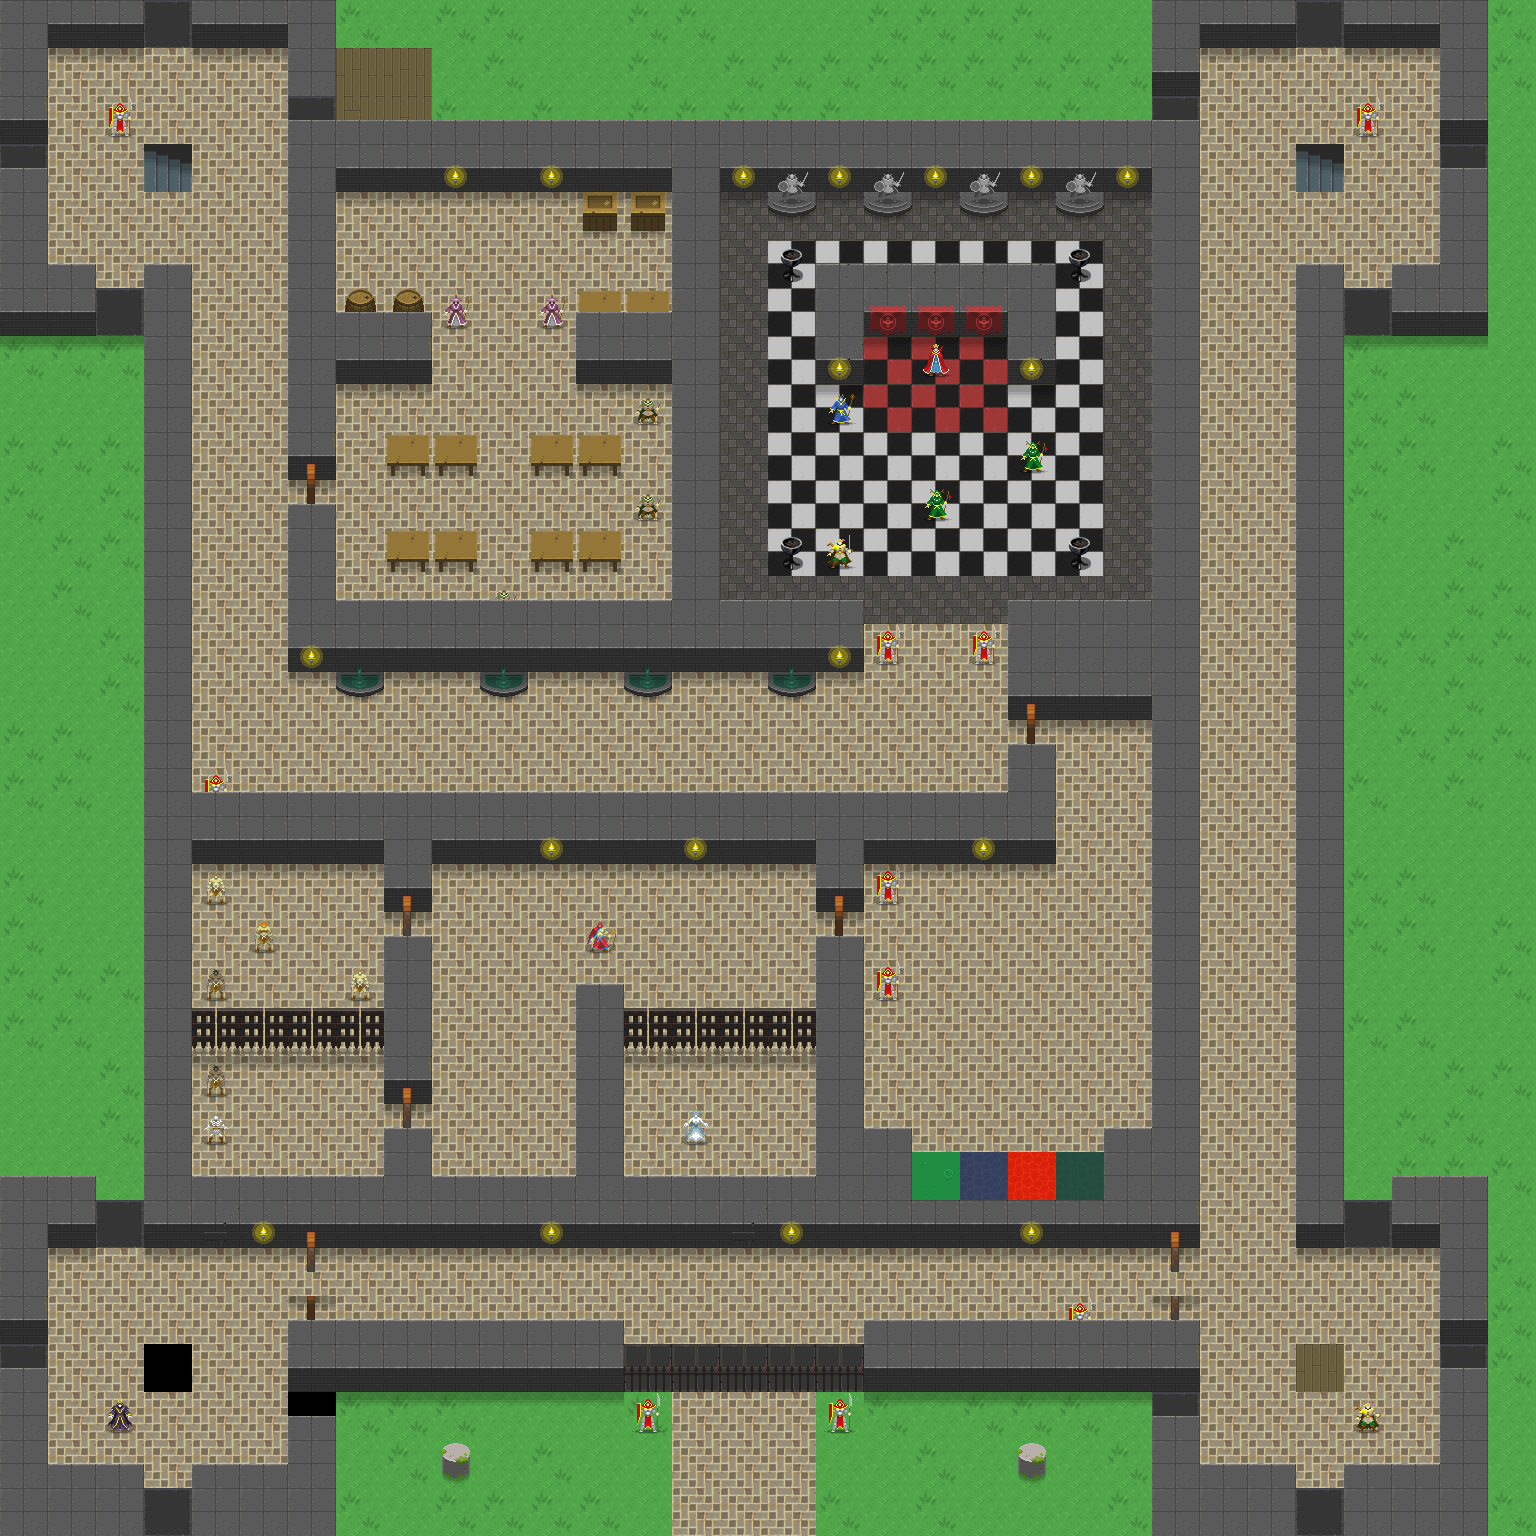

A level layout from a 2D game, rendered from its tile map. Below: a short description, then the map file with tile-grid data replaced by summaries:
An orthogonal 32x32 tile map with 48x48 px tiles, 10 tile layers (floor, floor 2, props, creature, ...), 2 tilesets and 37 objects (30x FRIENDLY, 2x portal).

<map version="1.0" tiledversion="1.1.5" orientation="orthogonal" renderorder="right-down" width="32" height="32" tilewidth="48" tileheight="48" infinite="0" nextobjectid="18">
 <properties>
  <property name="startX" value="0" />
  <property name="startY" value="0" />
 </properties>
 <tileset firstgid="1" name="terrain" tilewidth="48" tileheight="48" tilecount="760" columns="20">
  <image source="uf_terrain.png" width="960" height="1824" />
  <tile id="115">
   <animation>
    <frame tileid="115" duration="500" />
    <frame tileid="116" duration="500" />
    <frame tileid="117" duration="500" />
    <frame tileid="118" duration="500" />
   </animation>
  </tile>
  <tile id="135">
   <animation>
    <frame tileid="135" duration="500" />
    <frame tileid="136" duration="500" />
    <frame tileid="137" duration="500" />
    <frame tileid="138" duration="500" />
   </animation>
  </tile>
  <tile id="155">
   <animation>
    <frame tileid="155" duration="500" />
    <frame tileid="156" duration="500" />
    <frame tileid="157" duration="500" />
    <frame tileid="158" duration="500" />
   </animation>
  </tile>
  <tile id="175">
   <animation>
    <frame tileid="175" duration="500" />
    <frame tileid="176" duration="500" />
    <frame tileid="177" duration="500" />
    <frame tileid="178" duration="500" />
   </animation>
  </tile>
  <tile id="195">
   <animation>
    <frame tileid="195" duration="300" />
    <frame tileid="196" duration="300" />
    <frame tileid="197" duration="300" />
    <frame tileid="198" duration="300" />
   </animation>
  </tile>
  <tile id="215">
   <animation>
    <frame tileid="215" duration="500" />
    <frame tileid="216" duration="500" />
    <frame tileid="217" duration="500" />
    <frame tileid="218" duration="500" />
   </animation>
  </tile>
  <tile id="621">
   <animation>
    <frame tileid="621" duration="200" />
    <frame tileid="622" duration="200" />
   </animation>
  </tile>
  <tile id="644">
   <animation>
    <frame tileid="644" duration="200" />
    <frame tileid="645" duration="200" />
   </animation>
  </tile>
  <tile id="664">
   <animation>
    <frame tileid="664" duration="200" />
    <frame tileid="665" duration="200" />
   </animation>
  </tile>
  <tile id="672">
   <animation>
    <frame tileid="672" duration="750" />
    <frame tileid="673" duration="750" />
   </animation>
  </tile>
  <tile id="674">
   <animation>
    <frame tileid="674" duration="750" />
    <frame tileid="675" duration="750" />
   </animation>
  </tile>
 </tileset>
 <tileset firstgid="761" name="heroes" tilewidth="48" tileheight="48" tilecount="560" columns="40">
  <image source="uf_heroes.png" width="1920" height="672" />
 </tileset>
 <layer name="floor" width="32" height="32">
  <data>[1024 cells, 729 non-empty, 10 distinct tile ids]</data>
 </layer>
 <layer name="floor 2" width="32" height="32">
  <data>[1024 cells, 48 non-empty, 5 distinct tile ids]</data>
 </layer>
 <layer name="props" width="32" height="32">
  <data>[1024 cells, 35 non-empty, 12 distinct tile ids]</data>
 </layer>
 <layer name="creature" width="32" height="32">
  <data>[1024 cells, 30 non-empty, 14 distinct tile ids]</data>
 </layer>
 <layer name="water_edges" width="32" height="32">
  <data>[1024 cells, 0 non-empty, 0 distinct tile ids]</data>
 </layer>
 <layer name="shadows" width="32" height="32">
  <data>[1024 cells, 113 non-empty, 1 distinct tile ids]</data>
 </layer>
 <layer name="walls" width="32" height="32">
  <data>[1024 cells, 366 non-empty, 8 distinct tile ids]</data>
 </layer>
 <layer name="door" width="32" height="32">
  <data>[1024 cells, 20 non-empty, 5 distinct tile ids]</data>
 </layer>
 <layer name="torches" width="32" height="32">
  <data>[1024 cells, 34 non-empty, 5 distinct tile ids]</data>
 </layer>
 <layer name="webs" width="32" height="32">
  <data>[1024 cells, 0 non-empty, 0 distinct tile ids]</data>
 </layer>
 <objectgroup name="people">
  <object id="17" name="Boness" type="FRIENDLY" x="192" y="1104" width="48" height="48">
   <properties>
    <property name="movement" value="FIXED" />
    <property name="tileType" value="skeleton" />
   </properties>
  </object>
  <object id="3" name="Child" type="FRIENDLY" x="480" y="576" width="48" height="48">
   <properties>
    <property name="movement" value="WANDER" />
    <property name="tileType" value="child" />
   </properties>
  </object>
  <object id="4" name="Child" type="FRIENDLY" x="624" y="480" width="48" height="48">
   <properties>
    <property name="movement" value="WANDER" />
    <property name="tileType" value="child" />
   </properties>
  </object>
  <object id="5" name="Child" type="FRIENDLY" x="624" y="384" width="48" height="48">
   <properties>
    <property name="movement" value="WANDER" />
    <property name="tileType" value="child" />
   </properties>
  </object>
  <object id="6" name="Jester Twin" type="FRIENDLY" x="1008" y="432" width="48" height="48">
   <properties>
    <property name="movement" value="WANDER" />
    <property name="tileType" value="jester" />
   </properties>
  </object>
  <object id="7" name="a guard" type="FRIENDLY" x="192" y="768" width="48" height="48">
   <properties>
    <property name="movement" value="WANDER" />
    <property name="tileType" value="guard" />
   </properties>
  </object>
  <object id="8" name="a guard" type="FRIENDLY" x="96" y="96" width="48" height="48">
   <properties>
    <property name="movement" value="WANDER" />
    <property name="tileType" value="guard" />
   </properties>
  </object>
  <object id="9" name="a nameless prisoner" type="FRIENDLY" x="192" y="1056" width="48" height="48">
   <properties>
    <property name="movement" value="FIXED" />
    <property name="tileType" value="beggar" />
   </properties>
  </object>
  <object id="10" name="a guard" type="FRIENDLY" x="1344" y="96" width="48" height="48">
   <properties>
    <property name="movement" value="WANDER" />
    <property name="tileType" value="guard" />
   </properties>
  </object>
  <object id="11" name="Sir Rolinn" type="FRIENDLY" x="1344" y="1392" width="48" height="48">
   <properties>
    <property name="movement" value="FIXED" />
    <property name="tileType" value="guard" />
   </properties>
  </object>
  <object id="12" name="a guard" type="FRIENDLY" x="1056" y="1296" width="48" height="48">
   <properties>
    <property name="movement" value="WANDER" />
    <property name="tileType" value="guard" />
   </properties>
  </object>
  <object id="13" name="Zorin" type="FRIENDLY" x="96" y="1392" width="48" height="48">
   <properties>
    <property name="movement" value="WANDER" />
    <property name="tileType" value="evil_mage" />
   </properties>
  </object>
  <object id="14" name="a nameless prisoner" type="FRIENDLY" x="192" y="960" width="48" height="48">
   <properties>
    <property name="movement" value="FIXED" />
    <property name="tileType" value="beggar" />
   </properties>
  </object>
  <object id="15" name="a nameless prisoner" type="FRIENDLY" x="336" y="960" width="48" height="48">
   <properties>
    <property name="movement" value="FIXED" />
    <property name="tileType" value="beggar" />
   </properties>
  </object>
  <object id="16" name="a nameless prisoner" type="FRIENDLY" x="192" y="864" width="48" height="48">
   <properties>
    <property name="movement" value="FIXED" />
    <property name="tileType" value="beggar" />
   </properties>
  </object>
  <object id="17" name="a nameless prisoner" type="FRIENDLY" x="240" y="912" width="48" height="48">
   <properties>
    <property name="movement" value="FIXED" />
    <property name="tileType" value="beggar" />
   </properties>
  </object>
  </objectgroup>
 <objectgroup name="portals">
  <!-- 2 objects omitted --></objectgroup>
 <objectgroup name="rooms">
  <!-- 5 objects omitted --></objectgroup>
</map>
<!-- 21 of 37 objects omitted -->
